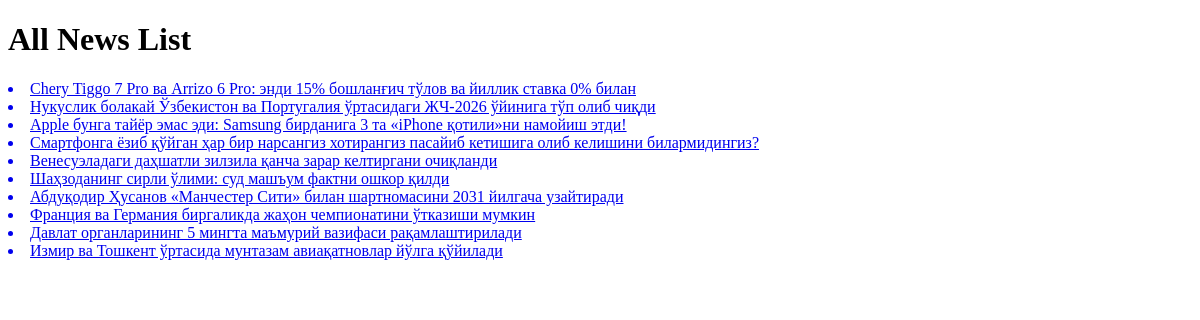
The page /news/ on the database as committed earlier.
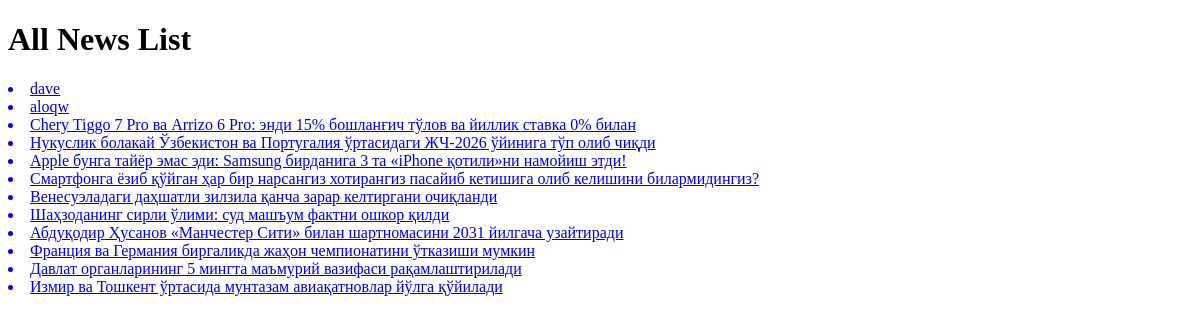
The same page on the database as committed later.
### news_app/models.py (models this page shows, shortened)
class News(models.Model):
    class Status(models.TextChoices):
        DRAFT = 'DF', 'Draft'
        PUBLISHED = 'PB', 'Published'
    title = models.CharField(max_length=250)
    slug = models.SlugField(max_length=250)
    body = models.TextField()
    image = models.ImageField(upload_to='news/images', blank=True, null=True)
    category = models.ForeignKey(Category, on_delete=models.CASCADE)
    publish_time = models.DateTimeField(default=timezone.now)
    created_time = models.DateTimeField(auto_now_add=True)
    updated_time = models.DateTimeField(auto_now=True)
    status = models.CharField(max_length=2, choices=Status.choices, default=Status.DRAFT)
    objects = models.Manager()
    published = PublishedManager()
    class Meta:
        ordering = ['-publish_time']

### news_app/views.py (the view)
# urls.py: path('news/', news_list, name='all_news_list'),
def news_list(request):
    news_list = News.published.all()
    context = {
        'news_list': news_list,
    }
    return render(request, "news/news_list.html", context=context)

### news_app/context_processor.py (called while the page is built)
def tranding_news(request):
    news_list = News.published.order_by('-publish_time')[:4]
    categories = Category.objects.all()
    context = {
        'tranding_news': news_list,
        'categories': categories
    }
    return context

### news_app/models.py (called while the page is built)
    def get_queryset(self):
        return super().get_queryset().filter(status=News.Status.PUBLISHED)

### templates/news/news_list.html (shortened to what this page needs)
<!DOCTYPE html>
<html lang="en">
<head>
</head>
<body>
    <h1>All News List</h1>
    {% for news in news_list %}
        <a href="{% url 'news_detail_page' news.pk %}">
            <li>{{ news.title }}</li>
        </a>
    {% endfor %}
</body>
</html>

Rows that differ between the two databases and show on the page:
added News: title "dave"
added News: title "aloqw"
